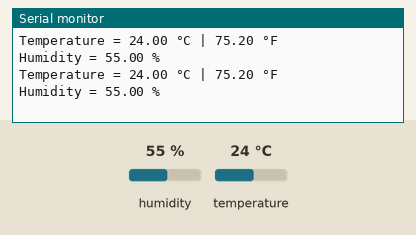
The sketch below on a simulated Arduino Uno, built with avr-gcc and run on an emulated ATmega328P. Parts: the last lines printed to the serial monitor. The test bench sets the inputs (shaded band); at power-on: humidity 55 %, temperature 24 °C.

Above: at 2.8 s.
2.9 s: humidity set to 22 %
At 5.3 s:
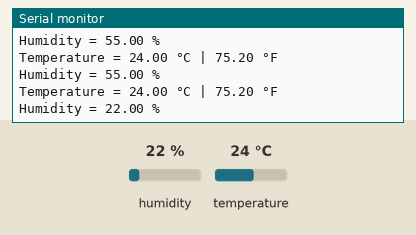
5.6 s: temperature set to 12 °C
At 7.1 s:
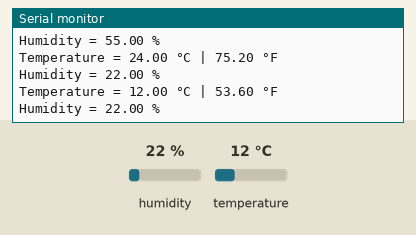
8.3 s: humidity set to 40 %
At 10.6 s:
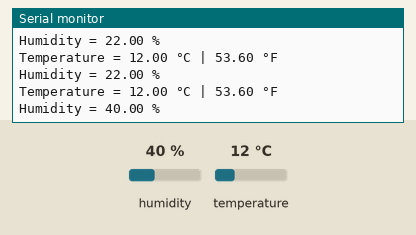
Timing chart, 0 to 12.1 s (numbered marks = the images above; inputs shaded):
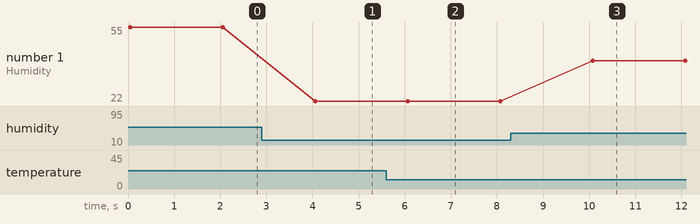

Measured:
- after the input at 2.9 s, the serial monitor: prints a new line after 1.2 s (image 1)
- after the input at 5.6 s, the serial monitor: prints a new line after 0.43 s (image 2)
- after the input at 8.3 s, the serial monitor: prints a new line after 1.8 s (image 3)
- plotted number 1: 55 → 22 after the input at 2.9 s, 22 → 40 after the input at 8.3 s

The sketch:

Lesson10_DHT22.ino
```cpp
#include <dht.h>
#define dataPin 11
dht DHT;

void setup() {
  Serial.begin(9600);
}
void loop() {

  int readData = DHT.read22(dataPin);  // DHT22/


  float t = DHT.temperature;  // Gets the values of the temperature
  float h = DHT.humidity;     // Gets the values of the humidity


  Serial.print("Temperature = ");
  Serial.print(t);
  Serial.print(" °C | ");
  Serial.print((t * 9.0) / 5.0 + 32.0);
  Serial.println(" °F ");
  Serial.print("Humidity = ");
  Serial.print(h);
  Serial.println(" % ");
  Serial.println("");

  delay(2000);
}
```
